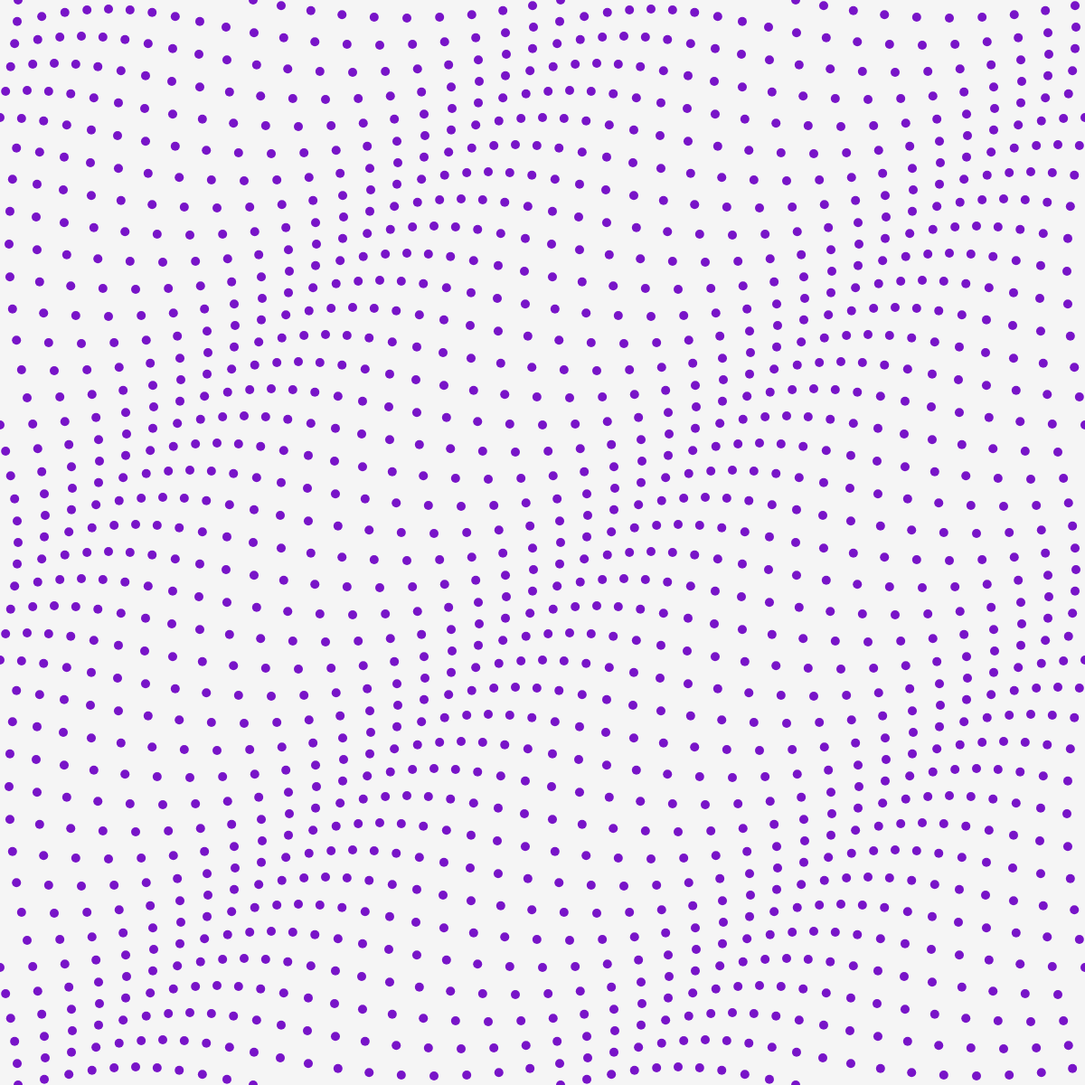
Frame 1 (no input)
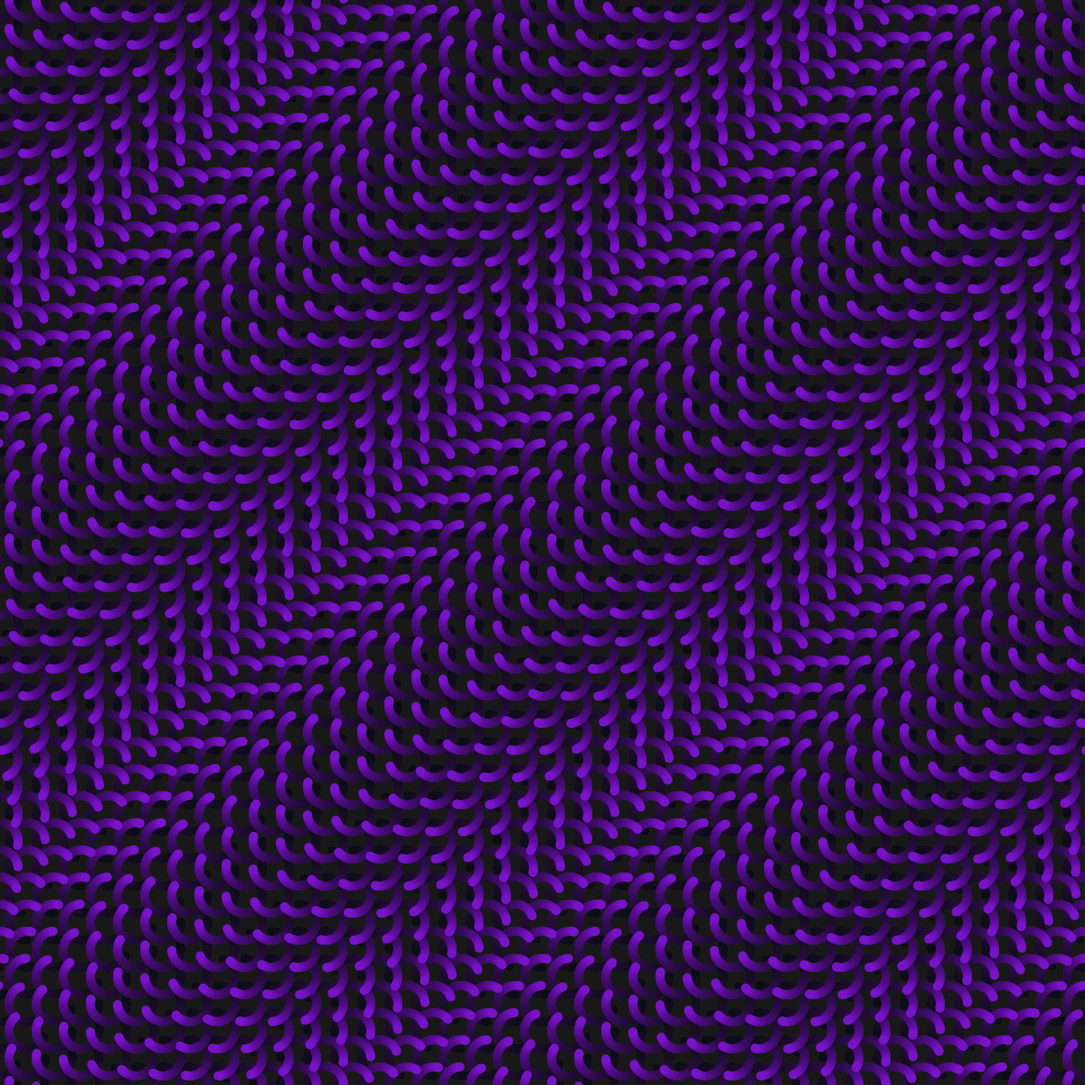
Frame 60 (no input)
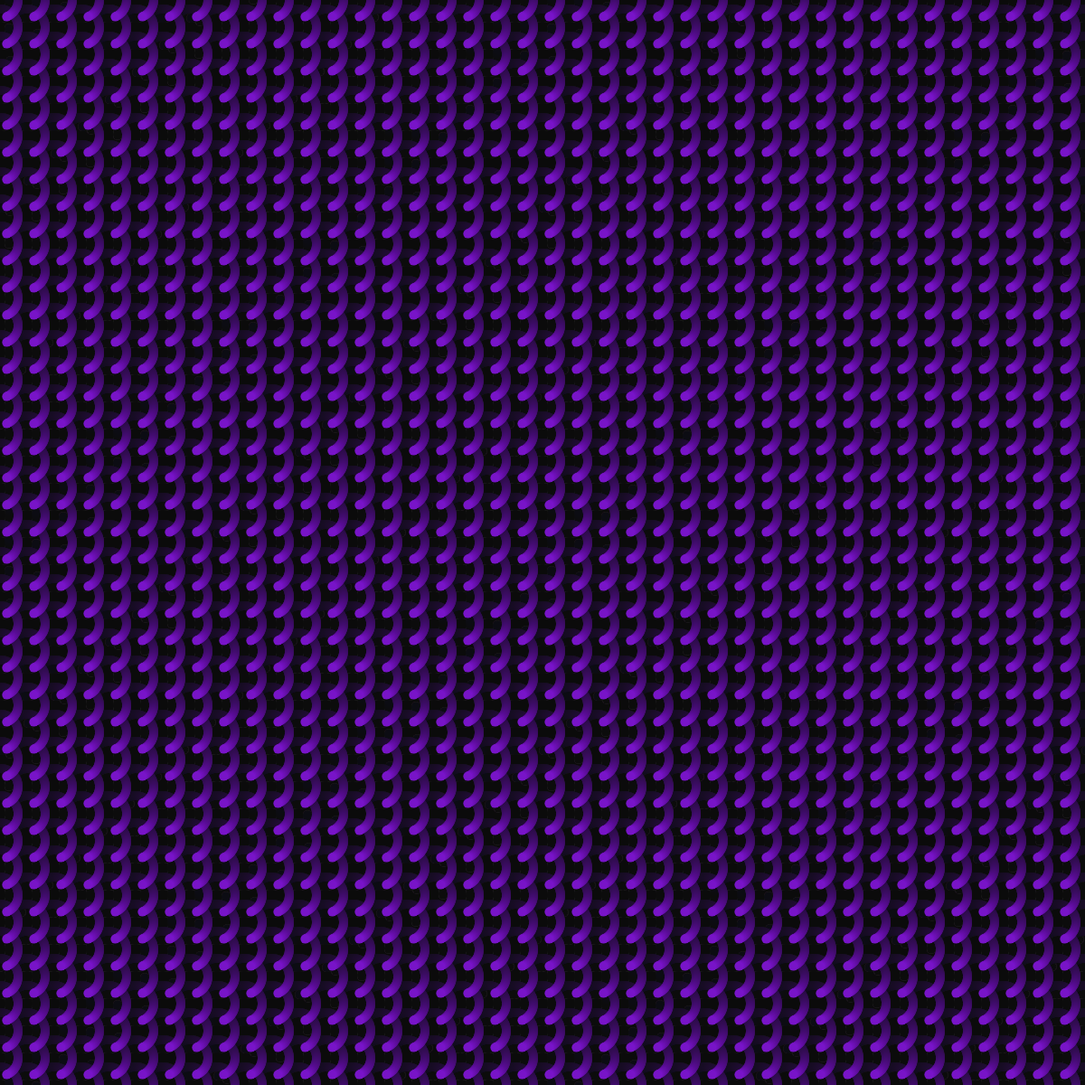
Frame 120 (the mouse pressed at the canvas centre since frame 60)

The p5.js sketch that drew these frames (run headless with seeded random() and noise() and a simulated clock; from frame 60 on, the mouse is pressed at the canvas centre):

// p5.js sketch
// ── sketch.js
/*
 * @name Wavemaker
 * @arialabel Water like waves of neon green lines moving in circular patterns. The user’s mouse can change the direction of the current in the waves
 * @description This illustrates how waves (like water waves) emerge
 * from particles oscillating in place. Move your mouse to direct the wave.
 * Contributed by Aatish Bhatia, inspired by <a href="https://beesandbombs.tumblr.com/post/45513650541/orbiters">Orbiters</a> by Dave Whyte.
 */

let t = 0; // time variable

function setup() {
  createCanvas(1200, 1200);
  noStroke();
  fill(120, 20, 200);
}

function draw() {
  background(10, 10); // translucent background (creates trails)

  // make a x and y grid of ellipses
  for (let x = 0; x <= width; x = x + 30) {
    for (let y = 0; y <= height; y = y + 30) {
      // starting point of each circle depends on mouse position
      const xAngle = map(mouseX, 0, width, -4 * PI, 4 * PI, true);
      const yAngle = map(mouseY, 0, height, -4 * PI, 4 * PI, true);
      // and also varies based on the particle's location
      const angle = xAngle * (x / width) + yAngle * (y / height);

      // each particle moves in a circle
      const myX = x + 20 * cos(2 * PI * t + angle);
      const myY = y + 20 * sin(2 * PI * t + angle);

      ellipse(myX, myY, 10); // draw particle
    }
  }

  t = t + 0.01; // update time
}
